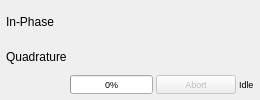
  <widget class="QWidget" name="centralwidget">
   <layout class="QGridLayout" name="gridLayout">
    <property name="leftMargin">
     <number>6</number>
    </property>
    <property name="topMargin">
     <number>6</number>
    </property>
    <property name="rightMargin">
     <number>6</number>
    </property>
    <property name="bottomMargin">
     <number>6</number>
    </property>
    <property name="spacing">
     <number>3</number>
    </property>
    <item row="2" column="1" colspan="4">
     <widget class="Waveform" name="imagWaveform"/>
    </item>
    <item row="2" column="0">
     <widget class="QVerticalLabel" name="verticalLabel">
      <property name="sizePolicy">
       <sizepolicy hsizetype="Preferred" vsizetype="Preferred">
        <horstretch>0</horstretch>
        <verstretch>0</verstretch>
       </sizepolicy>
      </property>
      <property name="text">
       <string>Quadrature</string>
      </property>
     </widget>
    </item>
    <item row="1" column="0">
     <widget class="QVerticalLabel" name="verticalLabel2">
      <property name="sizePolicy">
       <sizepolicy hsizetype="Fixed" vsizetype="Preferred">
        <horstretch>0</horstretch>
        <verstretch>0</verstretch>
       </sizepolicy>
      </property>
      <property name="text">
       <string>In-Phase</string>
      </property>
     </widget>
    </item>
    <item row="1" column="1" colspan="4">
     <widget class="Waveform" name="realWaveform"/>
    </item>
    <item row="3" column="1">
     <widget class="QProgressBar" name="taskProgressBar">
      <property name="maximumSize">
       <size>
        <width>128</width>
        <height>20</height>
       </size>
      </property>
      <property name="font">
       <font>
        <pointsize>7</pointsize>
       </font>
      </property>
      <property name="value">
       <number>0</number>
      </property>
     </widget>
    </item>
    <item row="3" column="2">
     <widget class="QPushButton" name="taskAbortButton">
      <property name="enabled">
       <bool>false</bool>
      </property>
      <property name="sizePolicy">
       <sizepolicy hsizetype="Fixed" vsizetype="Fixed">
        <horstretch>0</horstretch>
        <verstretch>0</verstretch>
       </sizepolicy>
      </property>
      <property name="font">
       <font>
        <pointsize>7</pointsize>
       </font>
      </property>
      <property name="text">
       <string>Abort</string>
      </property>
     </widget>
    </item>
    <item row="3" column="3" colspan="2">
     <widget class="QLabel" name="taskStateLabel">
      <property name="font">
       <font>
        <pointsize>7</pointsize>
       </font>
      </property>
      <property name="text">
       <string>Idle</string>
      </property>
     </widget>
    </item>
   </layout>
  </widget>
